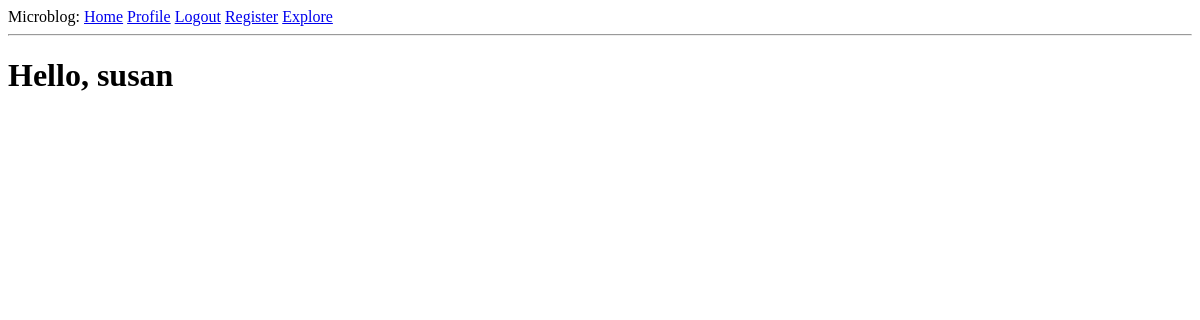
The page /explore (signed in) on the database as committed earlier.
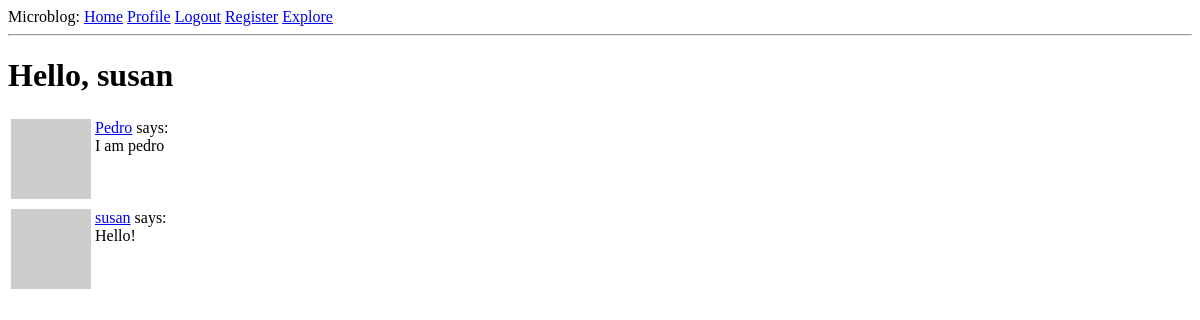
The same page on the database as committed later.
### app/models.py (models this page shows, shortened)
class Post(db.Model):
    id = db.Column(db.Integer, primary_key=True)
    body = db.Column(db.String(140))
    timestamp = db.Column(db.DateTime, index=True, default=datetime.utcnow)
    user_id = db.Column(db.Integer, db.ForeignKey('user.id'))

class User(UserMixin, db.Model):
    id = db.Column(db.Integer, primary_key=True)
    username = db.Column(db.String(64), index=True, unique=True)
    email = db.Column(db.String(120), index=True, unique=True)
    password_hash = db.Column(db.String(128))
    posts = db.relationship('Post', backref='author', lazy='dynamic')
    about_me = db.Column(db.String(140))
    last_seen = db.Column(db.DateTime, default=datetime.utcnow)
    followed = db.relationship(
        'User', secondary=followers,
        primaryjoin=(followers.c.follower_id == id),
        secondaryjoin=(followers.c.followed_id == id),
        backref=db.backref('followers', lazy='dynamic'), lazy='dynamic')
    def avatar(self, size):
        digest = md5(self.email.lower().encode('utf-8')).hexdigest()
        return 'https://www.gravatar.com/avatar/{}?d=identicon&s={}'.format(
            digest, size)

### app/routes.py (the view)
@app.route('/explore')
@login_required
def explore():
    posts = Post.query.order_by(Post.timestamp.desc()).all()
    return render_template('index.html', title='Explore', posts=posts)

### app/models.py (called while the page is built)
@login.user_loader
def load_user(id):
    return User.query.get(int(id))

### app/routes.py (called while the page is built)
@app.before_request
def before_request():
    if current_user.is_authenticated:
        current_user.last_seen = datetime.utcnow()
        db.session.commit()

### app/templates/index.html (shortened to what this page needs)
{% extends "base.html" %} {% block content %}
<h1>Hello, {{ current_user.username }}</h1>
 {% for post in posts %} {% include '_post.html' %} {% endfor %} {%
endblock %}

### app/templates/_post.html
<table>
  <tr valign="top">
    <td><img src="{{ post.author.avatar(36) }}" /></td>
    <td>
      <a href="{{ url_for('user', username=post.author.username) }}"
        >{{ post.author.username }}</a
      >
      says: <br />{{ post.body }}
    </td>
  </tr>
</table>

Rows that differ between the two databases and show on the page:
added Post: author.username "Pedro", body "I am pedro"
added Post: author.username "susan", body "Hello!"
